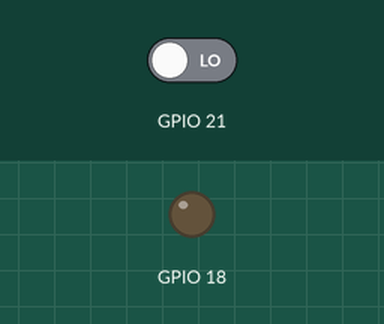
Simulated run of this sketch. Board: ESP32. On the bench: output pins drawn as LEDs (lit = HIGH). Inputs (shaded band) come from the test bench; at power-on: GPIO 21 LOW. What the sketch prints to the serial monitor is not drawn.

Above: at 1.2 s.
1.3 s: GPIO 21 driven HIGH
At 2.0 s:
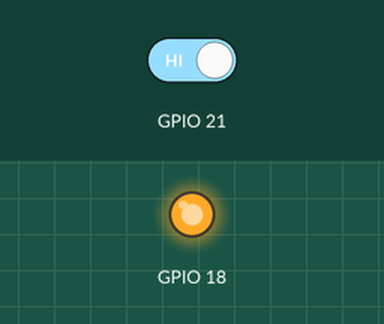
Timing chart, 0 to 4.3 s (numbered marks = the images above; inputs shaded):
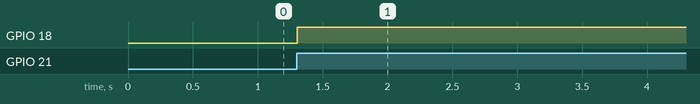

Measured:
- after the input at 1.3 s, GPIO 18: LOW → HIGH at once

The sketch:

button.ino
```cpp
bool buttonpressed=false;
bool prevbutton=false;
bool ledvalue=false;

void setup() {
  // put your setup code here, to run once:
  Serial.begin(9600);
  pinMode(21,INPUT);
  pinMode(18,OUTPUT);
}

void loop() {
  // put your main code here, to run repeatedly:
  // if(digitalRead(21)){
  //   Serial.println("hi this is the esp32");
  //   digitalWrite(18,HIGH);
  // }
  // else{
  //   digitalWrite(18,LOW);
  // }
  buttonpressed=digitalRead(21);
  if(buttonpressed&&prevbutton==false){
    ledvalue=!ledvalue;
  }
  prevbutton=buttonpressed;

  Serial.println(ledvalue);
  if(ledvalue==true){
    digitalWrite(18,HIGH);
  }
  else{
    digitalWrite(18,LOW);
  }
}
```
